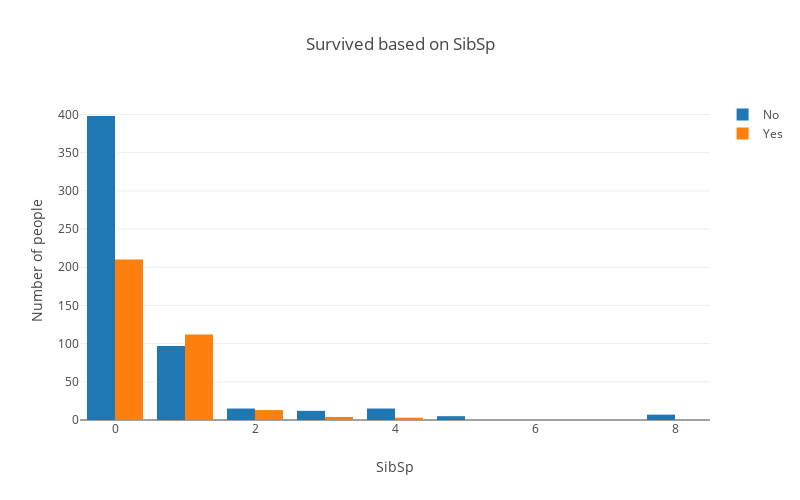

Notebook code cell kept with this figure:
### Code cell
SibSp = pd.crosstab([trainData.Survived], trainData.SibSp)
plotGraph(SibSp, 'Survived based on SibSp')

### Figure 1 — Plotly figure (JSON) as saved in the notebook; plotly's stock layout.template omitted (floating-point values rounded to 4 significant figures)
{"data": [{"name": "No", "type": "bar", "uid": "c950f212-8579-4893-ae36-22e68dae59de", "x": [0, 1, 2, 3, 4, 5, 8], "y": [398, 97, 15, 12, 15, 5, 7]}, {"name": "Yes", "type": "bar", "uid": "2e7cc9aa-04b3-4bae-857f-1df88b1af5fd", "x": [0, 1, 2, 3, 4, 5, 8], "y": [210, 112, 13, 4, 3, 0, 0]}], "layout": {"autosize": false, "barmode": "group", "height": 500, "title": "Survived based on SibSp", "width": 800, "xaxis": {"title": "SibSp"}, "yaxis": {"title": "Number of people"}}}
